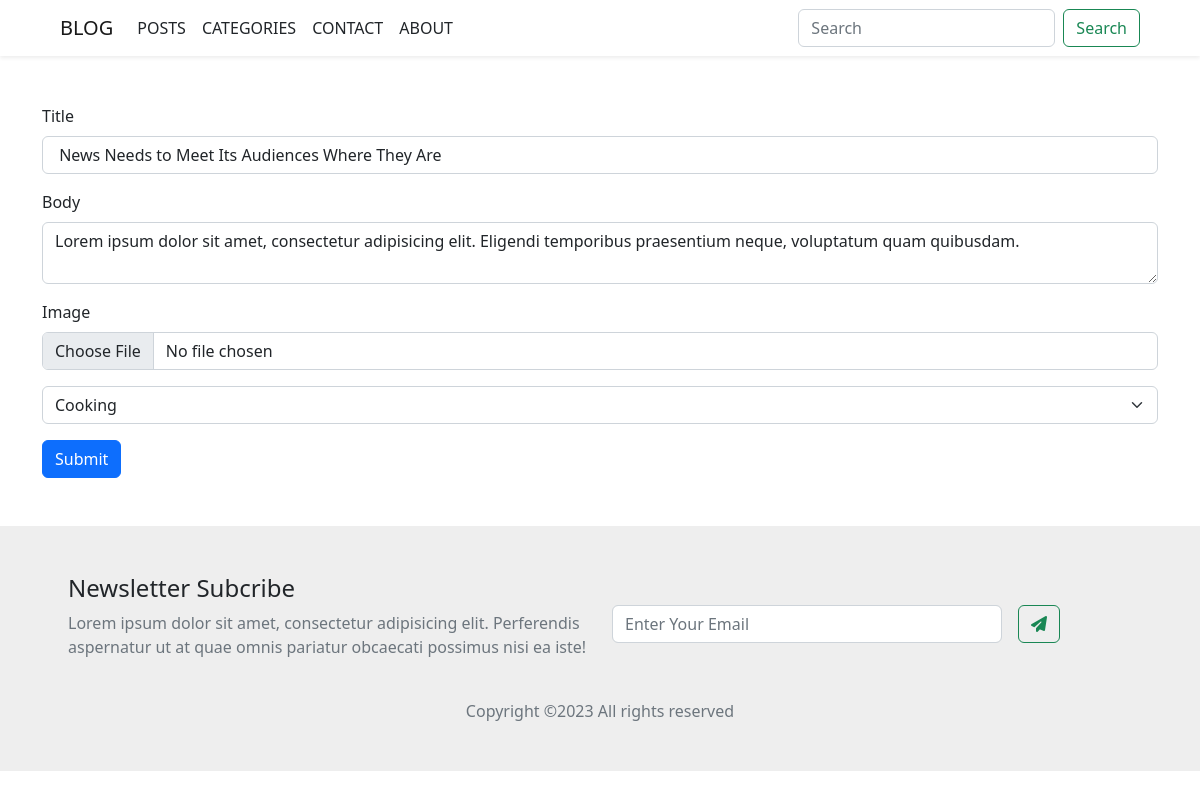
Page /posts/posts/2/edit on the committed database.
### app/models.py (models this page shows, shortened)
class Post(db.Model):
  id = db.Column(db.Integer, primary_key = True)
  title = db.Column(db.String)
  body = db.Column(db.String)
  image = db.Column(db.String)
  created_at = db.Column(db.DateTime, server_default=db.func.now())
  updated_at = db.Column(db.DateTime, server_default=db.func.now(), onupdate=db.func.now())
  category_id = db.Column(db.Integer, db.ForeignKey('category.id'), nullable=True)

### app/posts/views.py (the view, shortened to what this page needs)
@post_blueprint.route('/posts/<int:id>/edit', endpoint='edit', methods=['GET', 'POST'])
def edit_post(id):
  post = Post.query.get_or_404(id)
  categories = Category.get_all_objects()
  return render_template('posts/edit.html', post=post, categories=categories)

### app/models.py (called while the page is built)
  @classmethod
  def get_all_objects(cls):
    return cls.query.all()

### app/templates/posts/edit.html (shortened to what this page needs)
{% extends 'layouts/base.html' %}
{% block body %}
<form method="post" enctype=multipart/form-data>
  <div class="mb-3">
    <label for="" class="form-label">Title</label>
    <input type="text"  name='title' value="{{post.title}}" class="form-control" id="" aria-describedby="emailHelp">
  </div>
  <div class="mb-3">
    <label for="" class="form-label">Body</label>
    <textarea name='body' value="" class="form-control" aria-describedby="emailHelp">{{post.body}}</textarea>
  </div>
  <div class="mb-3">
    <label for="exampleInputPassword1" class="form-label">Image</label>
    <input type="file" name='image' value="{{post.image}}" class="form-control" id="exampleInputPassword1">
  </div>
  <div class="mb-3">
    <select class="form-select" name="category_id" aria-label="Default select example">
      {% for category in categories %}
      {% if post.category_id == category.id %}
        <option value='{{category.id}}' selected>{{category.name}}</option>
      {% else %}
        <option value='{{category.id}}'>{{category.name}}</option>
      {% endif %}
      {% endfor %}
    </select>
  </div>
  <button type="submit" class="btn btn-primary">Submit</button>
</form>
{% endblock %}

### rows in the picture
Post: title "News Needs to Meet Its Audiences Where They Are", body "Lorem ipsum dolor sit amet, consectetur adipisicing elit. Eligendi temporibus praesentium neque, voluptatum quam quibusdam."

### other values in the picture
form field category_id "Cooking"
